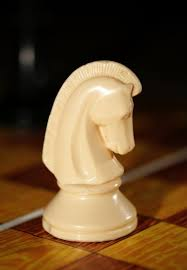
#> input picture img/caballo.jpeg, 187 x 270 px, given in place of the camera
$ python temp.py
#> lines starting #> are read from the running program, lines starting #| are printed output that depends on the picture; after the words box and inside, x2 and y2 are one past the last pixel; in counts of white or black regions, pixels touching at a corner belong together
import cv2
import numpy as np

cap = cv2.VideoCapture(0)

while cap.isOpened():
    ret, frame = cap.read()
#> frame is the input picture: shape (270, 187, 3); mean B, G, R 44.8, 73.7, 99.3
    if not ret:
        break

    # Convertir a escala de grises
    gray = cv2.cvtColor(frame, cv2.COLOR_BGR2GRAY)
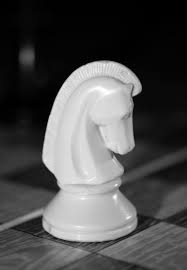
#> gray: shape (270, 187); min 0, max 254, mean 78.1

    # Detectar contornos o formas (por ejemplo, círculos para peones)
    _, thresh = cv2.threshold(gray, 100, 255, cv2.THRESH_BINARY)
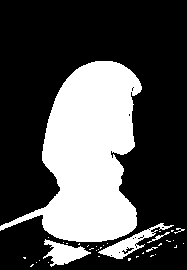
#> thresh: shape (270, 187); 30.9% white; 36 white regions (30 under 20 px)
    contours, _ = cv2.findContours(thresh, cv2.RETR_TREE, cv2.CHAIN_APPROX_SIMPLE)
#> contours = 53 contours, 48 with area under 20; largest, box (x1, y1, x2, y2) and area: (0, 61, 142, 242) 13822, (98, 223, 174, 259) 628, (43, 239, 91, 267) 566, (121, 247, 135, 255) 41, (147, 232, 170, 243) 24

    for cnt in contours:
        # Filtrar piezas según tamaño o forma
        if cv2.contourArea(cnt) > 500:
            x, y, w, h = cv2.boundingRect(cnt)
            cv2.rectangle(frame, (x, y), (x + w, y + h), (0, 255, 0), 2)
#> this loop made 53 passes
#> (x, y, w, h) on passes 29, 35, 50: (43, 239, 48, 28), (98, 223, 76, 36), (0, 61, 142, 181)
#> cnt on passes 1, 2, 3, 4, 6, 7: [[32, 264], [30, 266], [31, 266], [33, 264]], [[48, 262]], [[36, 262]], [[39, 260]], [[23, 257], [24, 258], [25, 258], [25, 257]], [[136, 256], [136, 257], [137, 256], [138, 256]]
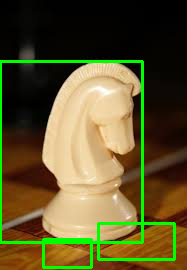
#> frame: shape (270, 187, 3); 5.62% of pixels changed, all inside (x1, y1, x2, y2) = (0, 60, 176, 269)

    cv2.imshow("Tracking", frame)
    if cv2.waitKey(1) & 0xFF == 27:
#> (key Esc is pressed here)
        break

cap.release()
cv2.destroyAllWindows()

$ run again, on img/cheese_table.jpg
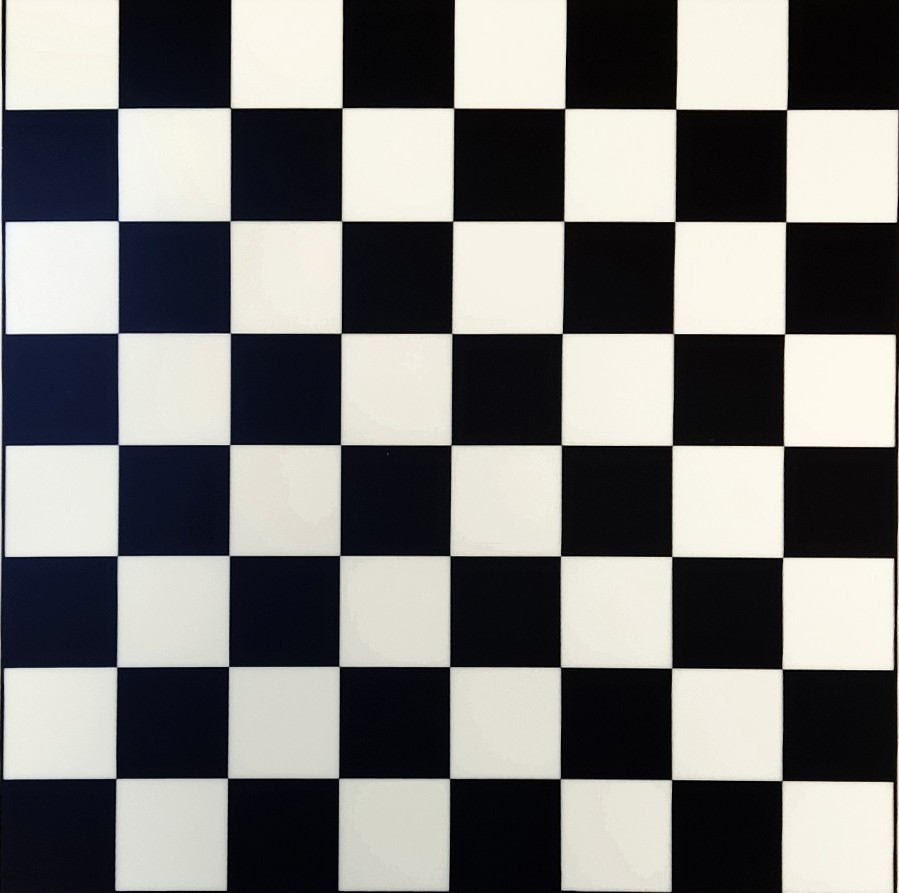
#> input picture img/cheese_table.jpg, 899 x 893 px, given in place of the camera
#> frame is the input picture: shape (893, 899, 3); mean B, G, R 120.2, 121.8, 122.6
#> `_, thresh = cv2.threshold(gray, 100, 255, cv2.THRESH_BINARY)`:
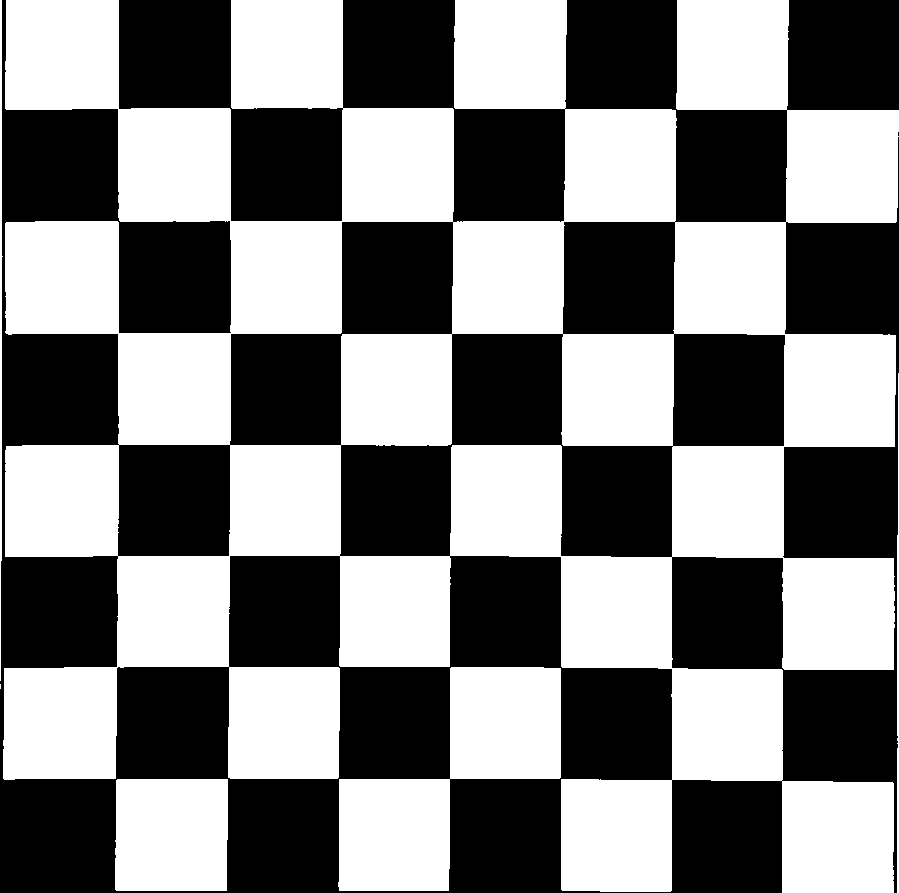
#> thresh: shape (893, 899); 50% white; 2 black regions (1 under 20 px)
#> contours = 11 contours, 1 with area under 20; largest, box (x1, y1, x2, y2) and area: (3, 0, 899, 893) 455710, (339, 333, 674, 558) 37185, (229, 221, 454, 446) 25043, (338, 667, 561, 891) 24386, (562, 221, 676, 335) 12607
#> the loop `for cnt in contours:` made 11 passes
#> (x, y, w, h) on passes 1, 3, 5, 6, 7, 8, 9, 10: (115, 779, 113, 112), (338, 667, 223, 224), (3, 0, 896, 893), (117, 444, 114, 113), (672, 333, 114, 114), (339, 333, 335, 225), (562, 221, 114, 114), (229, 221, 225, 225)
#> after the loop `for cnt in contours:`:
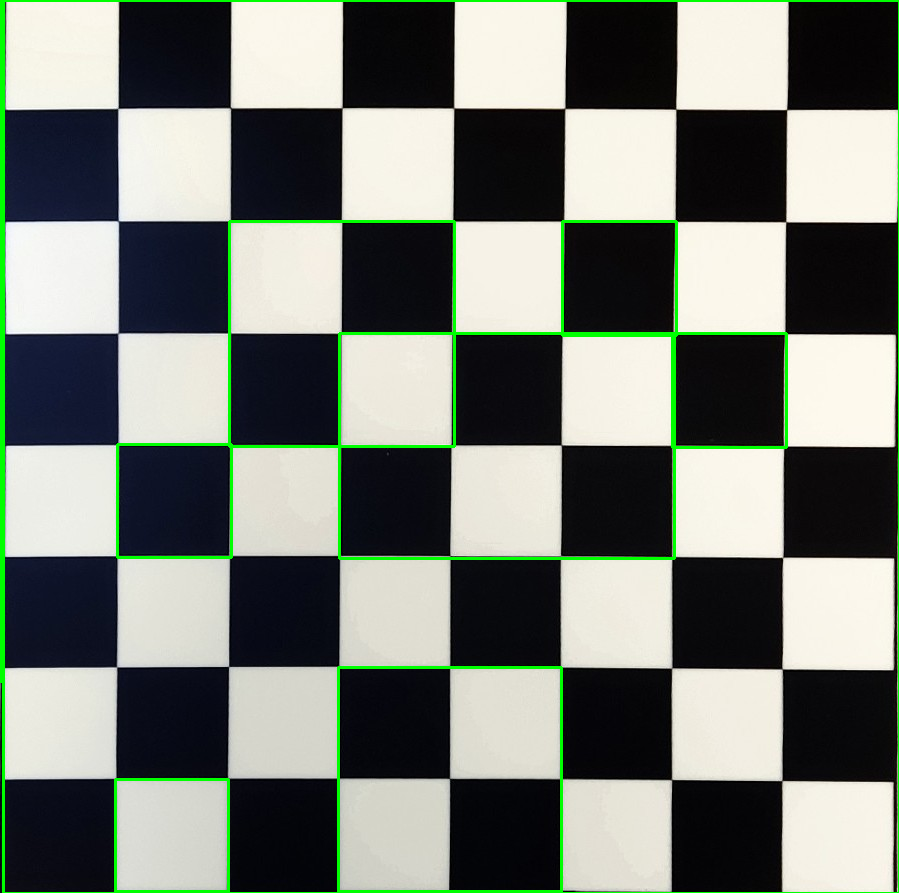
#> frame: shape (893, 899, 3); 2.63% of pixels changed, all inside (x1, y1, x2, y2) = (0, 0, 899, 893)

$ run again, on img/tabla.jpg
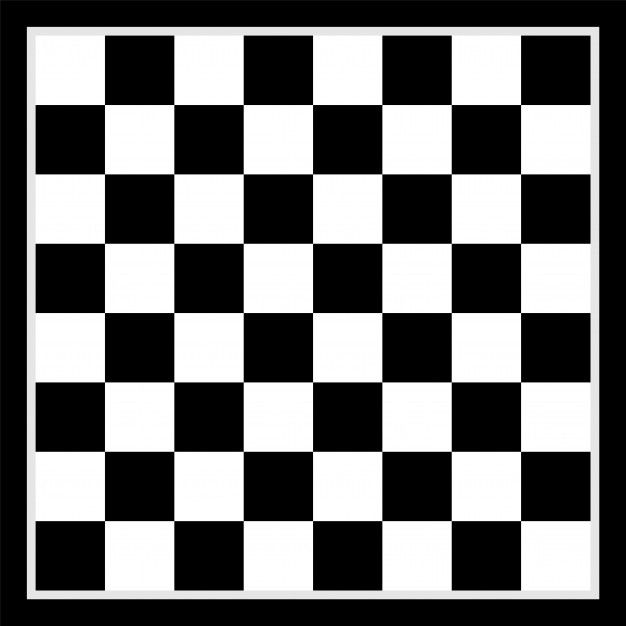
#> input picture img/tabla.jpg, 626 x 626 px, given in place of the camera
#> frame is the input picture: shape (626, 626, 3); min 0, max 255, mean 111.7
#> `_, thresh = cv2.threshold(gray, 100, 255, cv2.THRESH_BINARY)`:
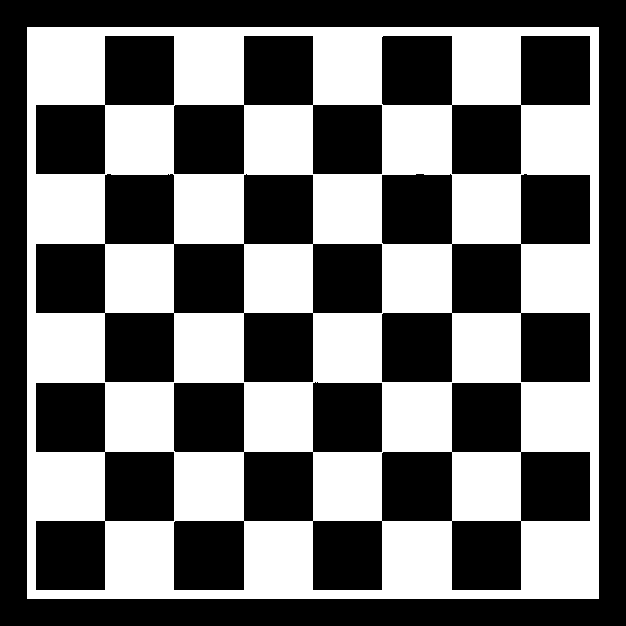
#> thresh: shape (626, 626); 44.5% white; 1 white region
#> contours = 33 contours; largest, box (x1, y1, x2, y2) and area: (27, 27, 599, 599) 326041, (381, 173, 453, 245) 4976, (173, 243, 245, 314) 4968, (173, 520, 245, 591) 4966, (381, 451, 453, 522) 4966
#> the loop `for cnt in contours:` made 33 passes
#> (cnt, x, y, w, h) on pass 1: ([[27, 27], [27, 598], [598, 598], [598, 27]], 27, 27, 572, 572)
#> after the loop `for cnt in contours:`:
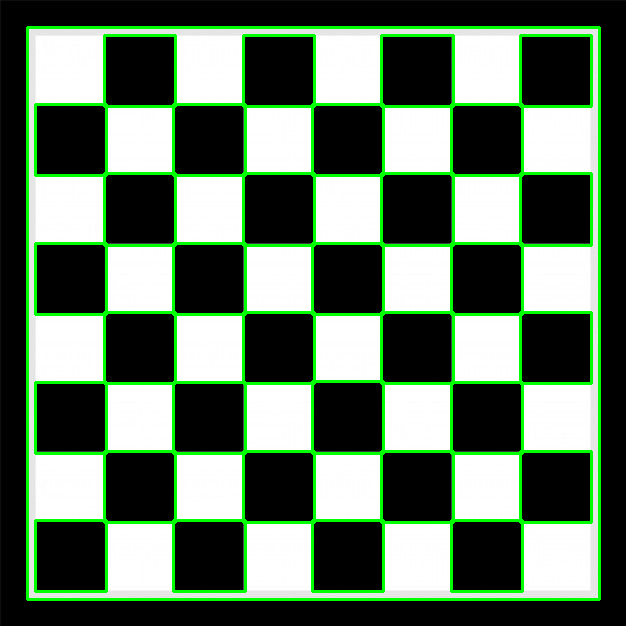
#> frame: shape (626, 626, 3); 8.48% of pixels changed, all inside (x1, y1, x2, y2) = (26, 26, 601, 601)
